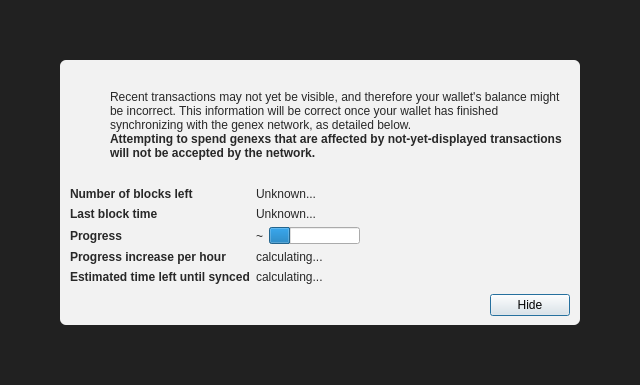
<?xml version="1.0" encoding="UTF-8"?>
<ui version="4.0">
 <class>ModalOverlay</class>
 <widget class="ModalOverlay" name="ModalOverlay">
  <property name="geometry">
   <rect>
    <x>0</x>
    <y>0</y>
    <width>640</width>
    <height>385</height>
   </rect>
  </property>
  <property name="windowTitle">
   <string>Form</string>
  </property>
  <layout class="QVBoxLayout" name="verticalLayout" stretch="0">
   <property name="sizeConstraint">
    <enum>QLayout::SetDefaultConstraint</enum>
   </property>
   <property name="leftMargin">
    <number>0</number>
   </property>
   <property name="topMargin">
    <number>0</number>
   </property>
   <property name="rightMargin">
    <number>0</number>
   </property>
   <property name="bottomMargin">
    <number>0</number>
   </property>
   <item>
    <widget class="QWidget" name="bgWidget" native="true">
     <property name="styleSheet">
      <string notr="true">#bgWidget { background: rgba(0,0,0,220); }</string>
     </property>
     <layout class="QVBoxLayout" name="verticalLayoutMain" stretch="1">
      <property name="leftMargin">
       <number>60</number>
      </property>
      <property name="topMargin">
       <number>60</number>
      </property>
      <property name="rightMargin">
       <number>60</number>
      </property>
      <property name="bottomMargin">
       <number>60</number>
      </property>
      <item>
       <widget class="QWidget" name="contentWidget" native="true">
        <property name="styleSheet">
         <string notr="true">#contentWidget { background: rgba(255,255,255,240); border-radius: 6px; }

QLabel { color: rgb(40,40,40);  }</string>
        </property>
        <layout class="QVBoxLayout" name="verticalLayoutSub" stretch="1,0,0,0">
         <property name="spacing">
          <number>0</number>
         </property>
         <property name="leftMargin">
          <number>10</number>
         </property>
         <property name="topMargin">
          <number>10</number>
         </property>
         <property name="rightMargin">
          <number>10</number>
         </property>
         <property name="bottomMargin">
          <number>10</number>
         </property>
         <item>
          <layout class="QHBoxLayout" name="horizontalLayoutIconText" stretch="0,1">
           <property name="topMargin">
            <number>20</number>
           </property>
           <item>
            <layout class="QVBoxLayout" name="verticalLayoutIcon">
             <property name="leftMargin">
              <number>0</number>
             </property>
             <item>
              <widget class="QPushButton" name="warningIcon">
               <property name="enabled">
                <bool>false</bool>
               </property>
               <property name="text">
                <string/>
               </property>
               <property name="icon">
                <iconset>
                 <normaloff>:/icons/warning</normaloff>
                 <disabledoff>:/icons/warning</disabledoff>:/icons/warning</iconset>
               </property>
               <property name="iconSize">
                <size>
                 <width>48</width>
                 <height>48</height>
                </size>
               </property>
               <property name="flat">
                <bool>true</bool>
               </property>
              </widget>
             </item>
             <item>
              <spacer name="verticalSpacerWarningIcon">
               <property name="orientation">
                <enum>Qt::Vertical</enum>
               </property>
               <property name="sizeHint" stdset="0">
                <size>
                 <width>20</width>
                 <height>40</height>
                </size>
               </property>
              </spacer>
             </item>
            </layout>
           </item>
           <item>
            <layout class="QVBoxLayout" name="verticalLayoutInfoText">
             <property name="leftMargin">
              <number>0</number>
             </property>
             <property name="topMargin">
              <number>0</number>
             </property>
             <item>
              <widget class="QLabel" name="infoText">
               <property name="text">
                <string>Recent transactions may not yet be visible, and therefore your wallet's balance might be incorrect. This information will be correct once your wallet has finished synchronizing with the genex network, as detailed below.</string>
               </property>
               <property name="textFormat">
                <enum>Qt::RichText</enum>
               </property>
               <property name="wordWrap">
                <bool>true</bool>
               </property>
              </widget>
             </item>
             <item>
              <widget class="QLabel" name="infoTextStrong">
               <property name="font">
                <font>
                 <weight>75</weight>
                 <bold>true</bold>
                </font>
               </property>
               <property name="text">
                <string>Attempting to spend genexs that are affected by not-yet-displayed transactions will not be accepted by the network.</string>
               </property>
               <property name="textFormat">
                <enum>Qt::RichText</enum>
               </property>
               <property name="wordWrap">
                <bool>true</bool>
               </property>
              </widget>
             </item>
             <item>
              <spacer name="verticalSpacerInTextSpace">
               <property name="orientation">
                <enum>Qt::Vertical</enum>
               </property>
               <property name="sizeHint" stdset="0">
                <size>
                 <width>20</width>
                 <height>40</height>
                </size>
               </property>
              </spacer>
             </item>
            </layout>
           </item>
          </layout>
         </item>
         <item>
          <spacer name="verticalSpacerAfterText">
           <property name="orientation">
            <enum>Qt::Vertical</enum>
           </property>
           <property name="sizeHint" stdset="0">
            <size>
             <width>20</width>
             <height>40</height>
            </size>
           </property>
          </spacer>
         </item>
         <item>
          <layout class="QFormLayout" name="formLayout">
           <property name="fieldGrowthPolicy">
            <enum>QFormLayout::FieldsStayAtSizeHint</enum>
           </property>
           <property name="horizontalSpacing">
            <number>6</number>
           </property>
           <property name="verticalSpacing">
            <number>6</number>
           </property>
           <property name="topMargin">
            <number>10</number>
           </property>
           <item row="0" column="0">
            <widget class="QLabel" name="labelNumberOfBlocksLeft">
             <property name="font">
              <font>
               <weight>75</weight>
               <bold>true</bold>
              </font>
             </property>
             <property name="text">
              <string>Number of blocks left</string>
             </property>
            </widget>
           </item>
           <item row="0" column="1">
            <widget class="QLabel" name="numberOfBlocksLeft">
             <property name="text">
              <string>Unknown...</string>
             </property>
            </widget>
           </item>
           <item row="1" column="0">
            <widget class="QLabel" name="labelLastBlockTime">
             <property name="font">
              <font>
               <weight>75</weight>
               <bold>true</bold>
              </font>
             </property>
             <property name="text">
              <string>Last block time</string>
             </property>
            </widget>
           </item>
           <item row="1" column="1">
            <widget class="QLabel" name="newestBlockDate">
             <property name="sizePolicy">
              <sizepolicy hsizetype="Maximum" vsizetype="Preferred">
               <horstretch>0</horstretch>
               <verstretch>0</verstretch>
              </sizepolicy>
             </property>
             <property name="text">
              <string>Unknown...</string>
             </property>
            </widget>
           </item>
           <item row="2" column="0">
            <widget class="QLabel" name="labelSyncDone">
             <property name="font">
              <font>
               <weight>75</weight>
               <bold>true</bold>
              </font>
             </property>
             <property name="text">
              <string>Progress</string>
             </property>
            </widget>
           </item>
           <item row="2" column="1">
            <layout class="QHBoxLayout" name="horizontalLayoutSync" stretch="0,1">
             <item>
              <widget class="QLabel" name="percentageProgress">
               <property name="text">
                <string notr="true">~</string>
               </property>
              </widget>
             </item>
             <item>
              <widget class="QProgressBar" name="progressBar">
               <property name="value">
                <number>24</number>
               </property>
               <property name="format">
                <string/>
               </property>
              </widget>
             </item>
            </layout>
           </item>
           <item row="4" column="0">
            <widget class="QLabel" name="labelProgressIncrease">
             <property name="font">
              <font>
               <weight>75</weight>
               <bold>true</bold>
              </font>
             </property>
             <property name="text">
              <string>Progress increase per hour</string>
             </property>
            </widget>
           </item>
           <item row="4" column="1">
            <widget class="QLabel" name="progressIncreasePerH">
             <property name="text">
              <string>calculating...</string>
             </property>
            </widget>
           </item>
           <item row="5" column="0">
            <widget class="QLabel" name="labelEstimatedTimeLeft">
             <property name="font">
              <font>
               <weight>75</weight>
               <bold>true</bold>
              </font>
             </property>
             <property name="text">
              <string>Estimated time left until synced</string>
             </property>
            </widget>
           </item>
           <item row="5" column="1">
            <widget class="QLabel" name="expectedTimeLeft">
             <property name="text">
              <string>calculating...</string>
             </property>
            </widget>
           </item>
          </layout>
         </item>
         <item>
          <layout class="QHBoxLayout" name="horizontalLayoutButtons">
           <property name="leftMargin">
            <number>10</number>
           </property>
           <property name="topMargin">
            <number>10</number>
           </property>
           <item>
            <spacer name="horizontalSpacer">
             <property name="orientation">
              <enum>Qt::Horizontal</enum>
             </property>
             <property name="sizeHint" stdset="0">
              <size>
               <width>40</width>
               <height>20</height>
              </size>
             </property>
            </spacer>
           </item>
           <item>
            <widget class="QPushButton" name="closeButton">
             <property name="text">
              <string>Hide</string>
             </property>
             <property name="focusPolicy">
              <enum>Qt::StrongFocus</enum>
             </property>
             <property name="default">
              <bool>true</bool>
             </property>
            </widget>
           </item>
          </layout>
         </item>
        </layout>
       </widget>
      </item>
     </layout>
    </widget>
   </item>
  </layout>
 </widget>
 <customwidgets>
  <customwidget>
   <class>ModalOverlay</class>
   <extends>QWidget</extends>
   <header>qt/modaloverlay.h</header>
   <container>1</container>
  </customwidget>
 </customwidgets>
 <resources/>
 <connections/>
</ui>
